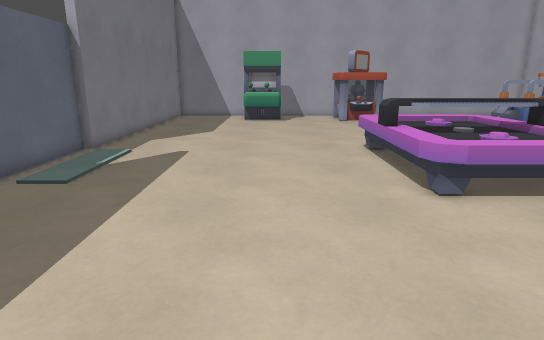
[1] (above)

20 first-person views from a walk through a Godot game level. The camera is 1.4 m above the floor, tilts 14° down and sees 75° across. The floor is counted in squares, 0.5 m on a side. Each view is taken from the middle of a square. On the plan, view 1 faces up. The plan holds only what a view shows up to about 20 squares ahead; the rest is blank. Door leaves are left out where a doorway can be walked through.

[2]
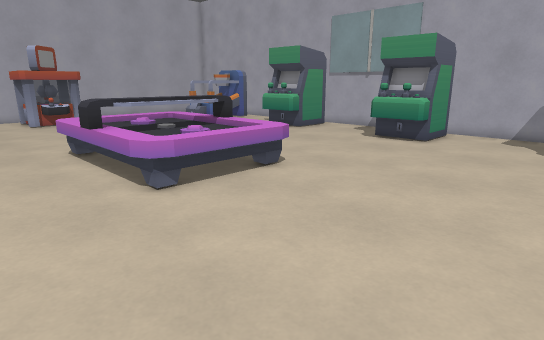

[3]
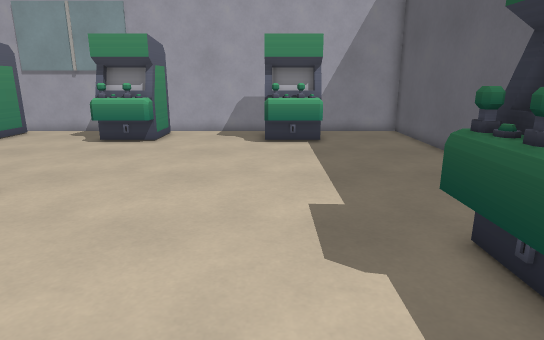

[4]
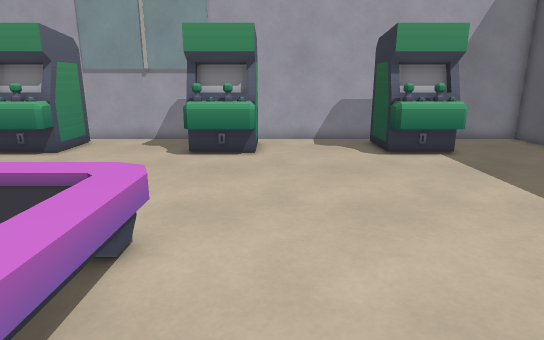

[5]
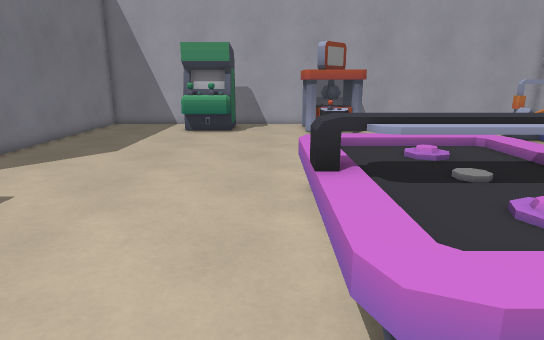

[6]
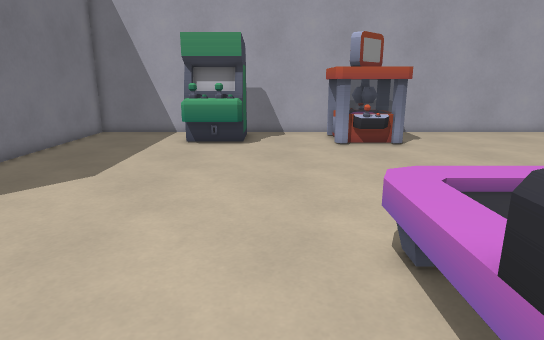

[7]
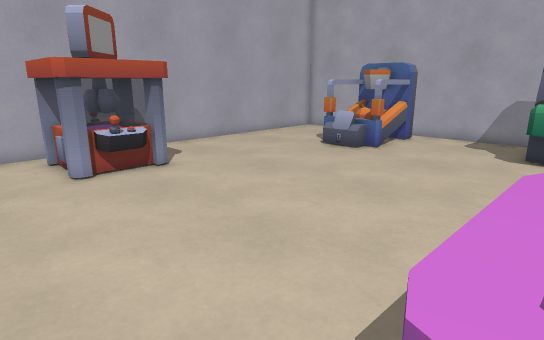

[8]
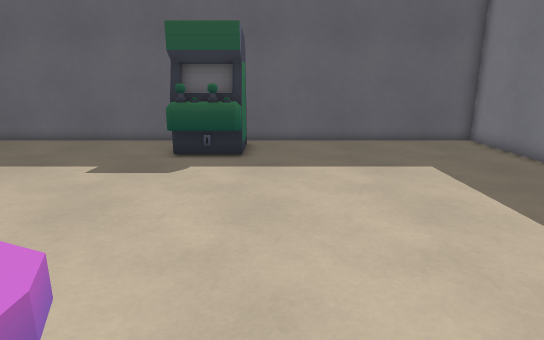

[9]
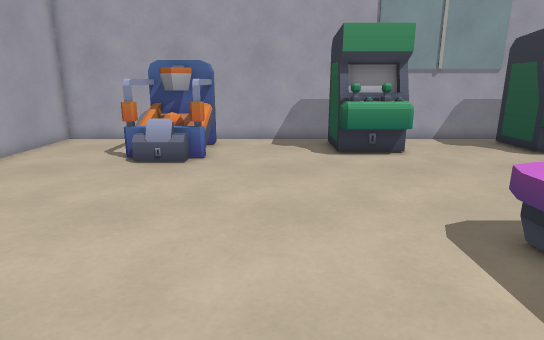

[10]
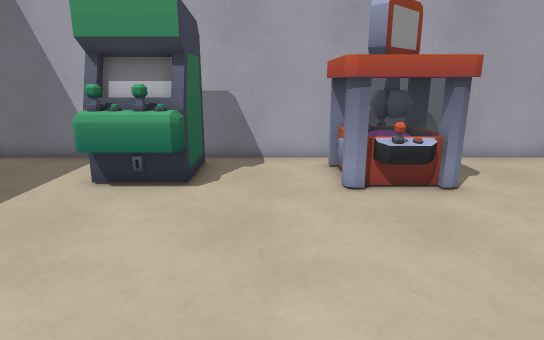

[11]
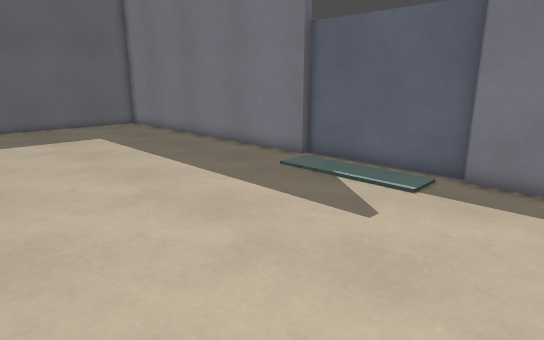

[12]
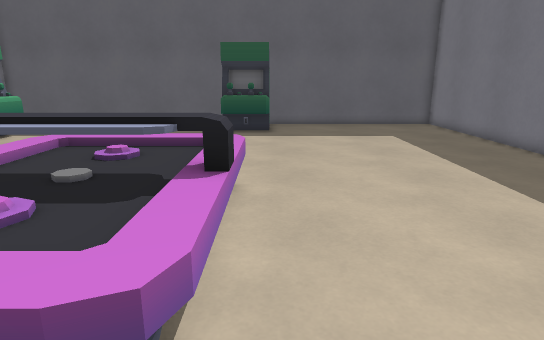

[13]
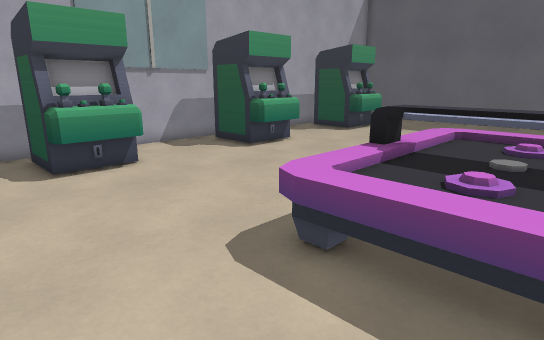

[14]
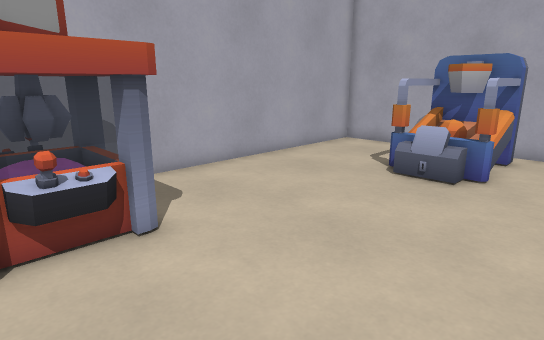

[15]
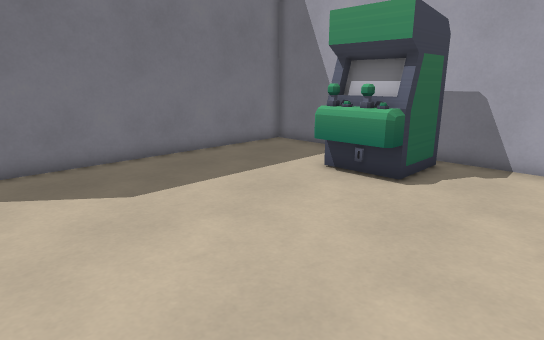

[16]
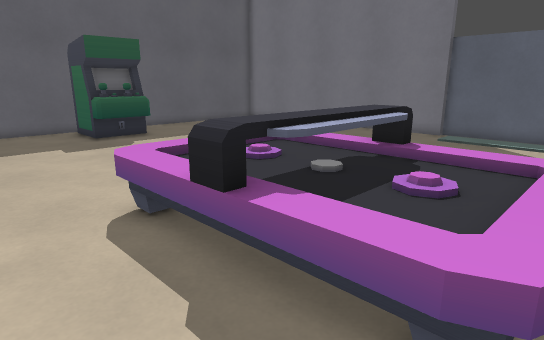

[17]
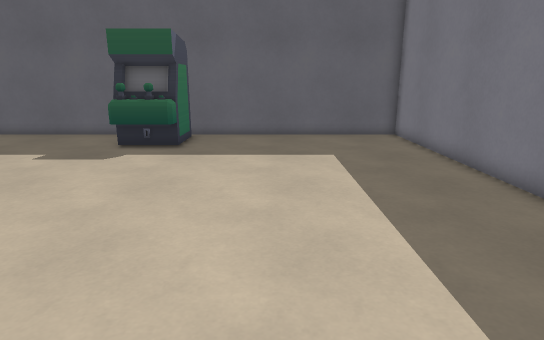

[18]
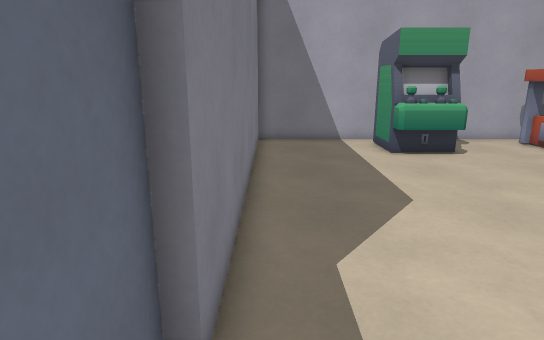

[19]
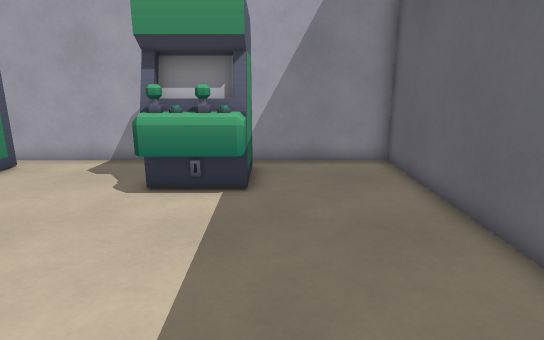

[20]
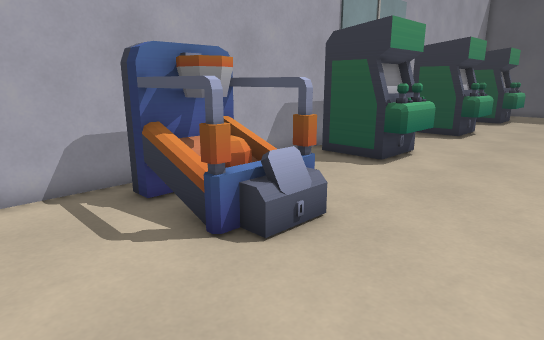

### Floor plan
Points are (right, up) in squares from view 1. A wall is a line through its corners. A room is listed if a view was taken in it or the views show most of it. See-through windows are left out.
Room 1 (views 1, 2, 3, 4, 5, 6, 7, 8, 9, 10, 11, 12, 13, 14, 15, 16, 17, 18, 19, 20)
walls: (-7.7, 9) (-7.7, -6.2) (3.4, -6.2); (-8.1, 15) (-8.1, 9); (20.7, 8.9) (20.7, 14.9); (20.7, 16.9) (20.7, 23.1); (5.5, -6.2) (20.7, -6.2) (20.7, -1.2); (20.7, 1) (20.7, 7); (20.7, 24.9) (20.7, 30.2) (0.2, 30.2); (-1.6, 30.2) (-7.7, 30.2) (-7.7, 15)
ways out: open door at (-8, 12)
objects: cabinet (-2, 26) to (1, 29); cabinet (3, -5) to (6, -2); table (4, 8) to (9, 16); cabinet (16, -1) to (20, 1); cabinet (16, 7) to (20, 9); cabinet (16, 15) to (20, 17); cabinet (16, 23) to (20, 25)

Positions as (right, up) in squares from view 1, and headings:
1: (0, 0), facing up
2: (0, 0), facing up-right
3: (0, 1), facing right
4: (3, 6), facing right
5: (3, 6), facing up
6: (2, 10), facing up
7: (2, 15), facing up-right
8: (2, 11), facing down
9: (3, 20), facing right
10: (3, 17), facing up
11: (3, 18), facing down-left
12: (3, 18), facing down
13: (5, 20), facing down-right
14: (5, 20), facing up-right
15: (5, 17), facing up-left
16: (12, 16), facing down-left
17: (-1, 13), facing down
18: (-7, 12), facing up
19: (8, -2), facing right
20: (11, 29), facing down-right
